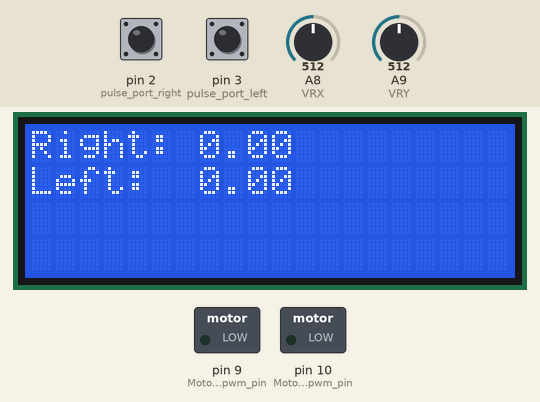
This sketch was run on a simulated Arduino Mega 2560, built with avr-gcc and run on an emulated ATmega2560. On the bench: 20×4 character LCD, switched loads named in the sketch (green lamp = pin HIGH). The inputs (shaded band) are chosen by the test bench; at power-on: A8 (VRX) = 512, A9 (VRY) = 512, pin 2 (pulse_port_right) LOW, pin 3 (pulse_port_left) LOW.

Above: at 1.2 s.
1.3 s: A8 (VRX) set to 525
2.8 s: A8 (VRX) set to 546
At 3.5 s:
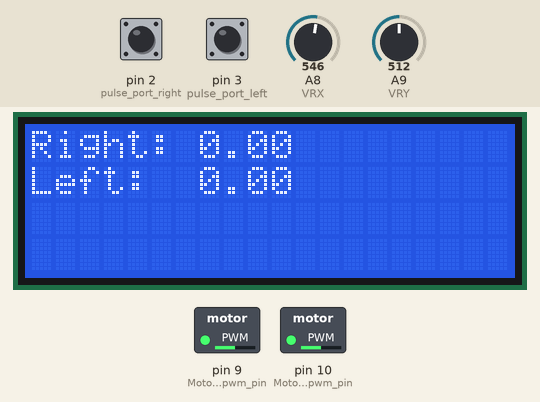
4.3 s: A9 (VRY) set to 716
At 4.6 s:
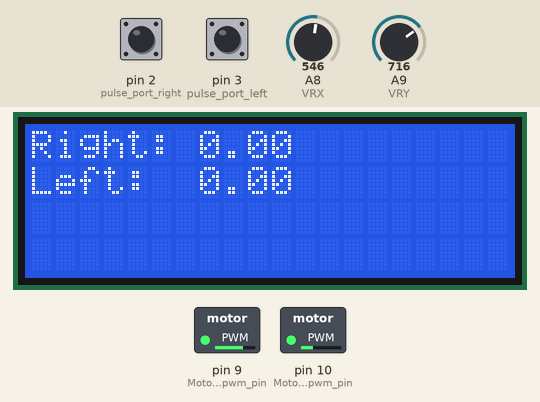
5.8 s: A9 (VRY) set to 900
At 7.0 s:
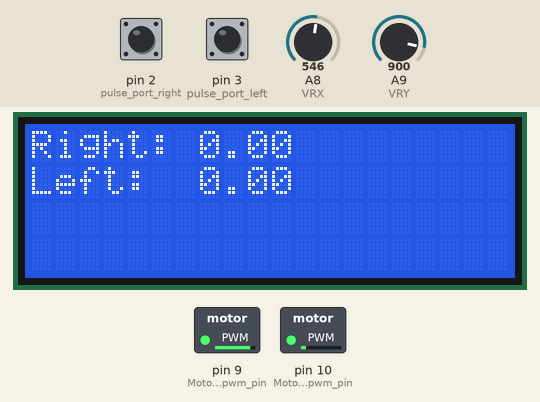
7.3 s: A9 (VRY) set to 1023
At 8.1 s:
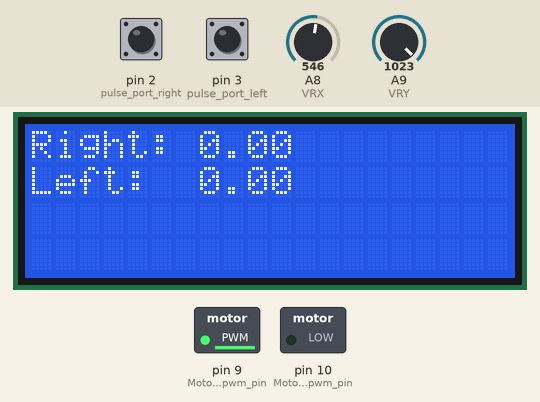
8.8 s: pin 2 (pulse_port_right) pulled HIGH for 0.15 s
At 9.3 s:
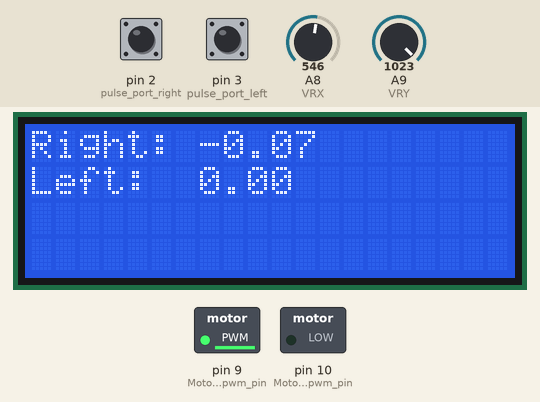
Timing chart, 0 to 11.4 s (numbered marks = the images above; inputs shaded):
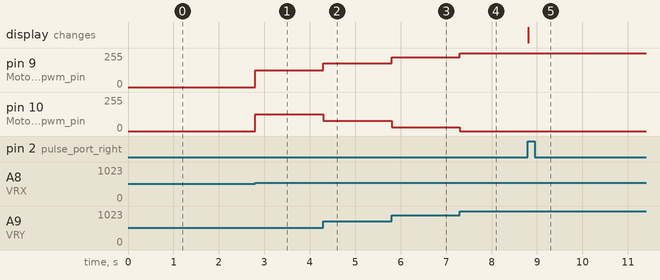

The sketch:

Exercise1.ino
```cpp
#include <LiquidCrystal.h>

#define VRX A8
#define VRY A9

#define Motor_L_dir_pin       7
#define Motor_R_dir_pin       8
#define Motor_L_pwm_pin       9
#define Motor_R_pwm_pin       10

#define pulse_port_right 2
#define pulse_port_left 3

const int rs = 37, en = 36, d4 = 35, d5 = 34, d6 = 33, d7 = 32;

int right_wheel_pulse_count = 0;
int left_wheel_pulse_count = 0;

float yDirection;
float xPower;


LiquidCrystal lcd(rs, en, d4, d5, d6, d7);

void setup() {
  Serial.begin(9600);
  lcd.begin(20,4);
  pinMode(pulse_port_right , INPUT);
  attachInterrupt(digitalPinToInterrupt(pulse_port_right), right_wheel_pulse, RISING);
  pinMode(pulse_port_left , INPUT);
  attachInterrupt(digitalPinToInterrupt(pulse_port_left), left_wheel_pulse, RISING);
}


void loop() {

  int xValue = analogRead(VRX);
  int yValue = analogRead(VRY);

  yDirection = (float) yValue/1024;
  xPower = (float) xValue/1024;

  if (xPower < 0.48) {
    digitalWrite(Motor_R_dir_pin, 0);
    digitalWrite(Motor_L_dir_pin, 0);
  }
  else if (xPower > 0.52) {
    digitalWrite(Motor_R_dir_pin, 1);
    digitalWrite(Motor_L_dir_pin, 1);
  }

  if (xPower >= 0.48 && xPower <= 0.52) {
    analogWrite(Motor_L_pwm_pin, 0);
    analogWrite(Motor_R_pwm_pin, 0);
  }
  else {
    analogWrite(Motor_L_pwm_pin, yDirection*255);
    analogWrite(Motor_R_pwm_pin, (1-yDirection)*255);
  }

  lcd.setCursor(0,0);
  lcd.print("Right: " + String((float) right_wheel_pulse_count/14, 2));
  lcd.setCursor(0,1);
  lcd.print("Left:  " + String((float) left_wheel_pulse_count/14, 2));
}


void right_wheel_pulse() {
  if (xPower < 0.48) {
    right_wheel_pulse_count++;
  }
  else if (xPower > 0.52) {
    right_wheel_pulse_count--;
  }
}

void left_wheel_pulse() {
  if (xPower < 0.48) {
    left_wheel_pulse_count++;
  }
  else if (xPower > 0.52) {
    left_wheel_pulse_count--;
  }
}
```

Measured:
- the behaviour switches between 532 and 533 on A8 (VRX) (found by bisection; images 0 and 1)
- after the input at 1.3 s, every drawn part: stays the same
- after the input at 2.8 s, pin 9 (Motor_L_pwm_pin), pin 10 (Motor_R_pwm_pin): 0/255 → 127/255 at once
- after the input at 4.3 s, pin 9 (Motor_L_pwm_pin): 127/255 → 178/255 at once; pin 10 (Motor_R_pwm_pin): 127/255 → 76/255 at once
- after the input at 5.8 s, pin 9 (Motor_L_pwm_pin): 178/255 → 224/255 at once; pin 10 (Motor_R_pwm_pin): 76/255 → 30/255 at once
- after the input at 7.3 s, pin 9 (Motor_L_pwm_pin): 224/255 → 254/255 at once; pin 10 (Motor_R_pwm_pin): 30/255 → 0/255 at once
- after the input at 8.8 s, the display: changes at once (image 5)
